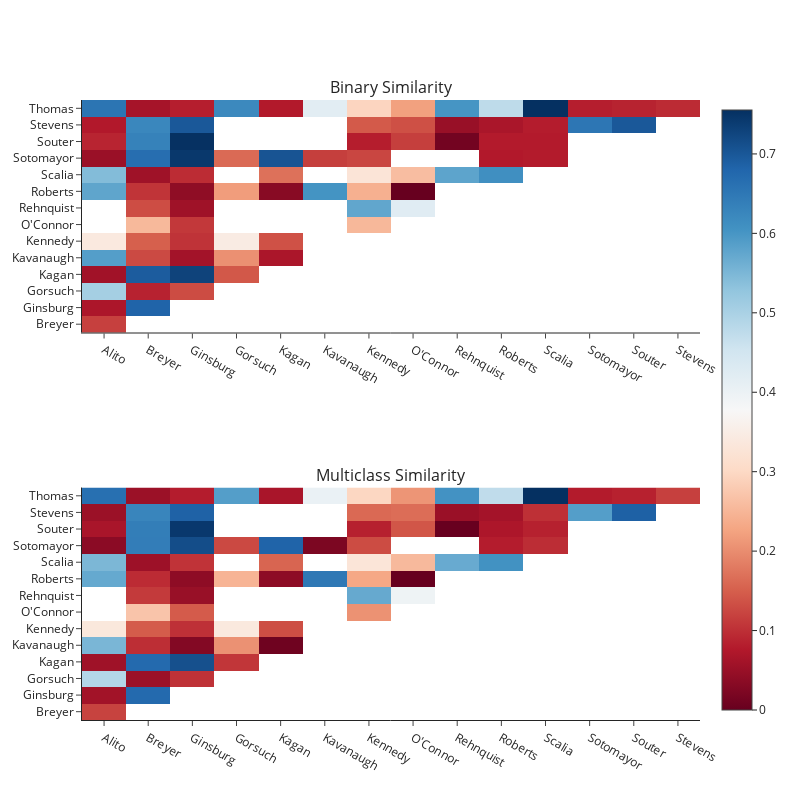

The notebook cell saved with this chart:
### Code cell
# Build matrices for heatmap
a = sim_mat
b = sim_mul
mask = np.zeros(sim_mat.shape, dtype=bool)
mask[np.triu_indices(len(mask))] = True
a[mask] = np.nan
b[mask] = np.nan
c = a.drop(columns='Thomas').drop('Alito')
d = b.drop(columns='Thomas').drop('Alito')
z1 = np.array(c)
z2 = np.array(d)

# Similarity heatmaps
fig = make_subplots(rows=2, cols=1, subplot_titles=['Binary Similarity', 'Multiclass Similarity'])
fig.add_trace(go.Heatmap(z=z1, x=c.columns, y=c.index, colorscale='RdBu'), row=1, col=1)
fig.add_trace(go.Heatmap(z=z2, x=d.columns, y=d.index, colorscale='RdBu', showscale=False), row=2, col=1)
fig.update_layout(height=800, width=800, template='simple_white')
fig.show()

### Figure 1 — Plotly figure (JSON) as saved in the notebook; plotly's stock layout.template omitted (floating-point values rounded to 4 significant figures; data arrays with more than 128 entries replaced by an {"elided": "..."} marker saying what was removed)
{"data": [{"colorscale": [[0, "rgb(103,0,31)"], [0.1, "rgb(178,24,43)"], [0.2, "rgb(214,96,77)"], [0.3, "rgb(244,165,130)"], [0.4, "rgb(253,219,199)"], [0.5, "rgb(247,247,247)"], [0.6, "rgb(209,229,240)"], [0.7, "rgb(146,197,222)"], [0.8, "rgb(67,147,195)"], [0.9, "rgb(33,102,172)"], [1, "rgb(5,48,97)"]], "type": "heatmap", "x": ["Alito", "Breyer", "Ginsburg", "Gorsuch", "Kagan", "Kavanaugh", "Kennedy", "O'Connor", "Rehnquist", "Roberts", "Scalia", "Sotomayor", "Souter", "Stevens"], "xaxis": "x", "y": ["Breyer", "Ginsburg", "Gorsuch", "Kagan", "Kavanaugh", "Kennedy", "O'Connor", "Rehnquist", "Roberts", "Scalia", "Sotomayor", "Souter", "Stevens", "Thomas"], "yaxis": "y", "z": {"elided": "14x14 float values"}}, {"colorscale": [[0, "rgb(103,0,31)"], [0.1, "rgb(178,24,43)"], [0.2, "rgb(214,96,77)"], [0.3, "rgb(244,165,130)"], [0.4, "rgb(253,219,199)"], [0.5, "rgb(247,247,247)"], [0.6, "rgb(209,229,240)"], [0.7, "rgb(146,197,222)"], [0.8, "rgb(67,147,195)"], [0.9, "rgb(33,102,172)"], [1, "rgb(5,48,97)"]], "showscale": false, "type": "heatmap", "x": ["Alito", "Breyer", "Ginsburg", "Gorsuch", "Kagan", "Kavanaugh", "Kennedy", "O'Connor", "Rehnquist", "Roberts", "Scalia", "Sotomayor", "Souter", "Stevens"], "xaxis": "x2", "y": ["Breyer", "Ginsburg", "Gorsuch", "Kagan", "Kavanaugh", "Kennedy", "O'Connor", "Rehnquist", "Roberts", "Scalia", "Sotomayor", "Souter", "Stevens", "Thomas"], "yaxis": "y2", "z": {"elided": "14x14 float values"}}], "layout": {"annotations": [{"font": {"size": 16}, "showarrow": false, "text": "Binary Similarity", "x": 0.5, "xanchor": "center", "xref": "paper", "y": 1, "yanchor": "bottom", "yref": "paper"}, {"font": {"size": 16}, "showarrow": false, "text": "Multiclass Similarity", "x": 0.5, "xanchor": "center", "xref": "paper", "y": 0.375, "yanchor": "bottom", "yref": "paper"}], "height": 800, "width": 800, "xaxis": {"anchor": "y", "domain": [0, 1]}, "xaxis2": {"anchor": "y2", "domain": [0, 1]}, "yaxis": {"anchor": "x", "domain": [0.625, 1]}, "yaxis2": {"anchor": "x2", "domain": [0, 0.375]}}}
